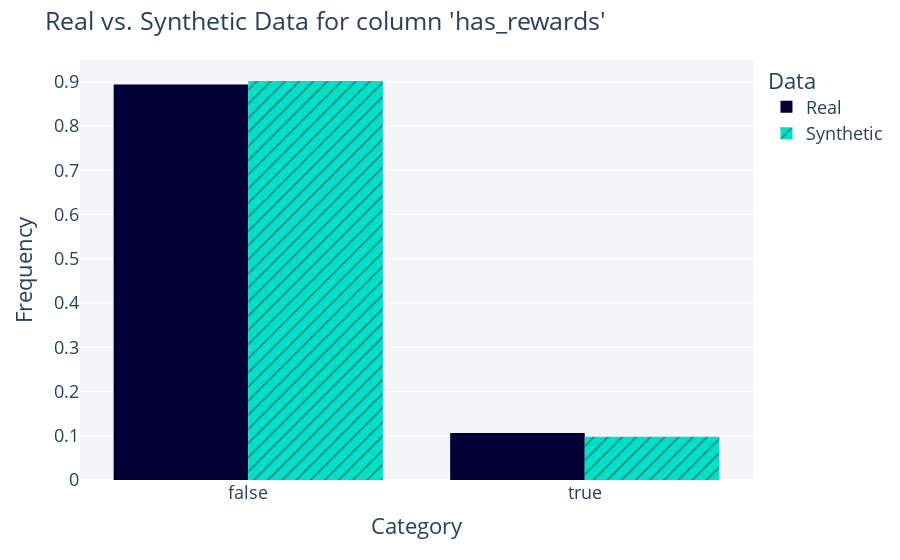
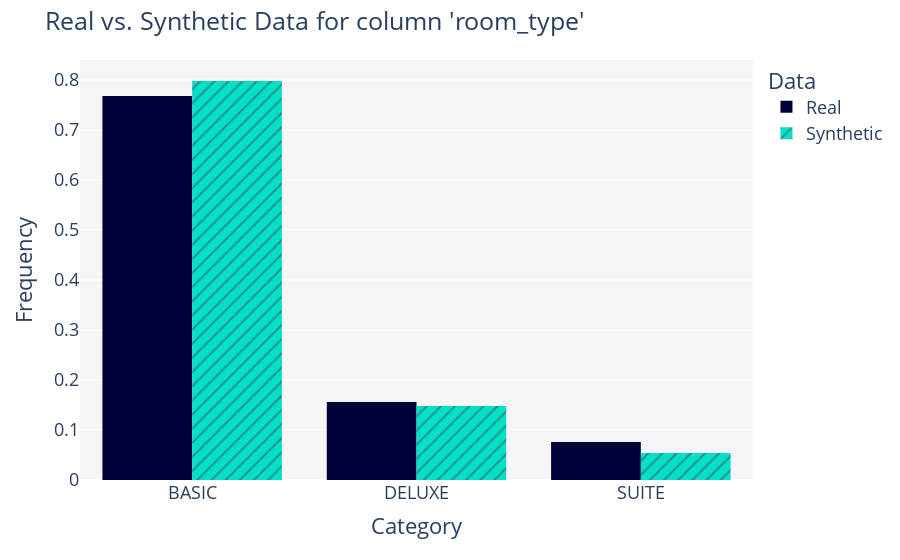
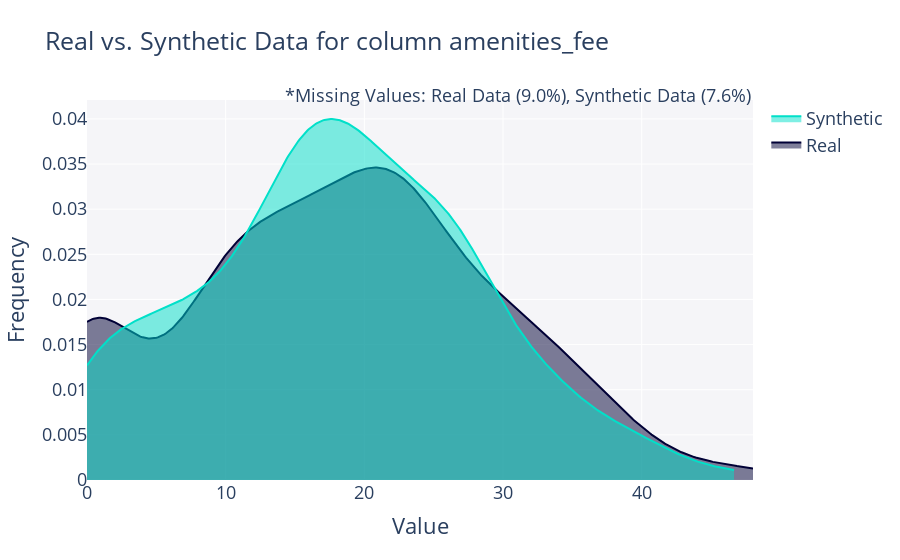
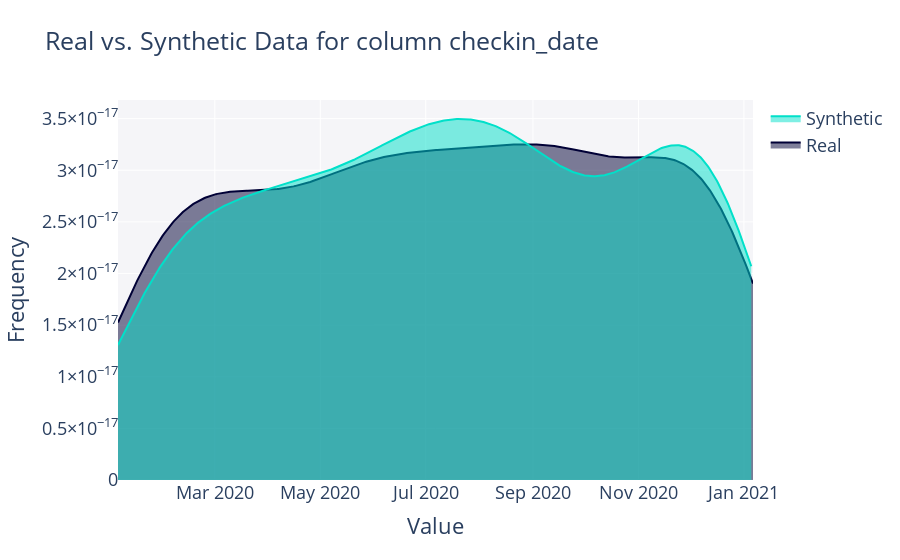

Write notebook code for charts like these, in order.
### Markdown cell above
# Quality Evaluation

### Code cell
for column in real_data.columns: # Cannot plot PII columns since they are unique and meant to be different
    try:
        fig = get_column_plot(
            real_data=real_data,
            synthetic_data=synthetic_data,
            column_name=column,
            metadata=metadata
        )
            
        fig.show()
    except:
        pass

# Note the missing values that were included by the synthesizer

### Figure 1 — Plotly figure (JSON) as saved in the notebook; plotly's stock layout.template omitted (floating-point values rounded to 4 significant figures; data arrays with more than 128 entries replaced by an {"elided": "..."} marker saying what was removed)
{"data": [{"alignmentgroup": "True", "bingroup": "x", "histnorm": "probability density", "hovertemplate": "<b>Real</b><br>Frequency: %{y}<extra></extra>", "legendgroup": "Real", "marker": {"color": "#000036", "pattern": {"shape": ""}}, "name": "Real", "offsetgroup": "Real", "orientation": "v", "showlegend": true, "type": "histogram", "x": {"elided": "500 bool values"}, "xaxis": "x", "yaxis": "y"}, {"alignmentgroup": "True", "bingroup": "x", "histnorm": "probability density", "hovertemplate": "<b>Synthetic</b><br>Frequency: %{y}<extra></extra>", "legendgroup": "Synthetic", "marker": {"color": "#01E0C9", "pattern": {"shape": "/"}}, "name": "Synthetic", "offsetgroup": "Synthetic", "orientation": "v", "showlegend": true, "type": "histogram", "x": {"elided": "500 bool values"}, "xaxis": "x", "yaxis": "y"}], "layout": {"barmode": "group", "font": {"size": 18}, "legend": {"title": {"text": "Data"}, "tracegroupgap": 0}, "margin": {"t": 60}, "plot_bgcolor": "#F5F5F8", "title": {"text": "Real vs. Synthetic Data for column 'has_rewards'"}, "xaxis": {"anchor": "y", "domain": [0, 1], "title": {"text": "Category"}}, "yaxis": {"anchor": "x", "domain": [0, 1], "title": {"text": "Frequency"}}}}

### Figure 2 — Plotly figure (JSON) as saved in the notebook; plotly's stock layout.template omitted (floating-point values rounded to 4 significant figures; data arrays with more than 128 entries replaced by an {"elided": "..."} marker saying what was removed)
{"data": [{"alignmentgroup": "True", "bingroup": "x", "histnorm": "probability density", "hovertemplate": "<b>Real</b><br>Frequency: %{y}<extra></extra>", "legendgroup": "Real", "marker": {"color": "#000036", "pattern": {"shape": ""}}, "name": "Real", "offsetgroup": "Real", "orientation": "v", "showlegend": true, "type": "histogram", "x": {"elided": "500 str values"}, "xaxis": "x", "yaxis": "y"}, {"alignmentgroup": "True", "bingroup": "x", "histnorm": "probability density", "hovertemplate": "<b>Synthetic</b><br>Frequency: %{y}<extra></extra>", "legendgroup": "Synthetic", "marker": {"color": "#01E0C9", "pattern": {"shape": "/"}}, "name": "Synthetic", "offsetgroup": "Synthetic", "orientation": "v", "showlegend": true, "type": "histogram", "x": {"elided": "500 str values"}, "xaxis": "x", "yaxis": "y"}], "layout": {"barmode": "group", "font": {"size": 18}, "legend": {"title": {"text": "Data"}, "tracegroupgap": 0}, "margin": {"t": 60}, "plot_bgcolor": "#F5F5F8", "title": {"text": "Real vs. Synthetic Data for column 'room_type'"}, "xaxis": {"anchor": "y", "domain": [0, 1], "title": {"text": "Category"}}, "yaxis": {"anchor": "x", "domain": [0, 1], "title": {"text": "Frequency"}}}}

### Figure 3 — Plotly figure (JSON) as saved in the notebook; plotly's stock layout.template omitted (floating-point values rounded to 4 significant figures; data arrays with more than 128 entries replaced by an {"elided": "..."} marker saying what was removed)
{"data": [{"fill": "tozeroy", "hovertemplate": "<b>Real</b><br>Value: %{x}<br>Frequency: %{y}<extra></extra>", "legendgroup": "Real", "marker": {"color": "#000036"}, "mode": "lines", "name": "Real", "showlegend": true, "type": "scatter", "x": {"elided": "500 float values"}, "xaxis": "x", "y": {"elided": "500 float values"}, "yaxis": "y"}, {"fill": "tozeroy", "hovertemplate": "<b>Synthetic</b><br>Value: %{x}<br>Frequency: %{y}<extra></extra>", "legendgroup": "Synthetic", "marker": {"color": "#01E0C9"}, "mode": "lines", "name": "Synthetic", "showlegend": true, "type": "scatter", "x": {"elided": "500 float values"}, "xaxis": "x", "y": {"elided": "500 float values"}, "yaxis": "y"}], "layout": {"annotations": [{"showarrow": false, "text": "*Missing Values: Real Data (9.0%), Synthetic Data (7.6%)", "x": 1, "xref": "paper", "y": 1.05, "yref": "paper"}], "barmode": "overlay", "font": {"size": 18}, "hovermode": "closest", "legend": {"traceorder": "reversed"}, "plot_bgcolor": "#F5F5F8", "title": {"text": "Real vs. Synthetic Data for column amenities_fee"}, "xaxis": {"anchor": "y2", "domain": [0, 1], "title": {"text": "Value"}, "zeroline": false}, "yaxis": {"anchor": "free", "domain": [0, 1], "position": 0, "title": {"text": "Frequency"}}}}

### Figure 4 — Plotly figure (JSON) as saved in the notebook; plotly's stock layout.template omitted (floating-point values rounded to 4 significant figures; data arrays with more than 128 entries replaced by an {"elided": "..."} marker saying what was removed)
{"data": [{"fill": "tozeroy", "hovertemplate": "<b>Real</b><br>Value: %{x}<br>Frequency: %{y}<extra></extra>", "legendgroup": "Real", "marker": {"color": "#000036"}, "mode": "lines", "name": "Real", "showlegend": true, "type": "scatter", "x": {"elided": "500 str values"}, "xaxis": "x", "y": {"elided": "500 float values"}, "yaxis": "y"}, {"fill": "tozeroy", "hovertemplate": "<b>Synthetic</b><br>Value: %{x}<br>Frequency: %{y}<extra></extra>", "legendgroup": "Synthetic", "marker": {"color": "#01E0C9"}, "mode": "lines", "name": "Synthetic", "showlegend": true, "type": "scatter", "x": {"elided": "500 str values"}, "xaxis": "x", "y": {"elided": "500 float values"}, "yaxis": "y"}], "layout": {"barmode": "overlay", "font": {"size": 18}, "hovermode": "closest", "legend": {"traceorder": "reversed"}, "plot_bgcolor": "#F5F5F8", "title": {"text": "Real vs. Synthetic Data for column checkin_date"}, "xaxis": {"anchor": "y2", "domain": [0, 1], "title": {"text": "Value"}, "zeroline": false}, "yaxis": {"anchor": "free", "domain": [0, 1], "position": 0, "title": {"text": "Frequency"}}}}
